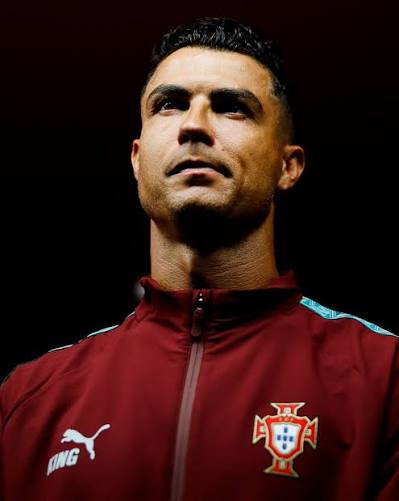
#> input picture Practical_3/img1.jpg, 399 x 501 px
$ python Third5.py
#> lines starting #> are read from the running program, lines starting #| are printed output that depends on the picture
import numpy as np

import cv2 as cv
img = cv.imread('img1.jpg', 0)
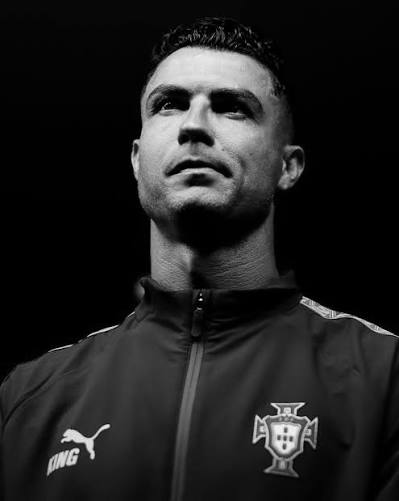
#> img: shape (501, 399); min 0, max 255, mean 32.8
cropped_img = img[100:300, 100:300]
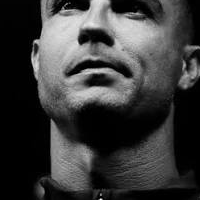
#> cropped_img: shape (200, 200); min 0, max 255, mean 58.4
cv.imshow("CS25D010", cropped_img)
cv.waitKey(0)
cv.destroyAllWindows()

$ run again, with Practical_3/img2.jpg copied over Practical_3/img1.jpg
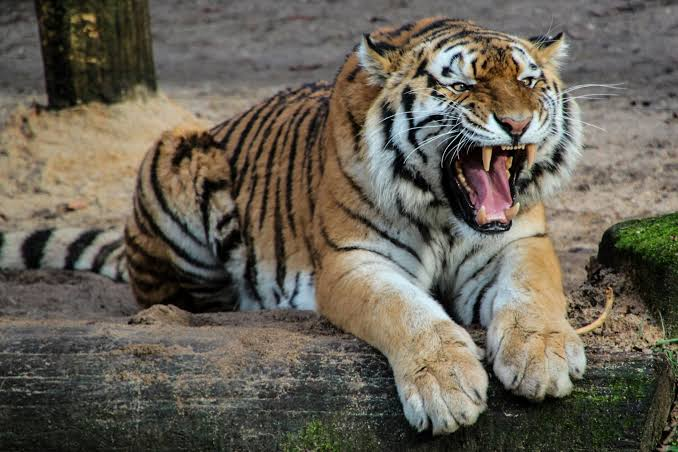
#> input picture Practical_3/img2.jpg, 678 x 452 px
#> `img = cv.imread('img1.jpg', 0)`:
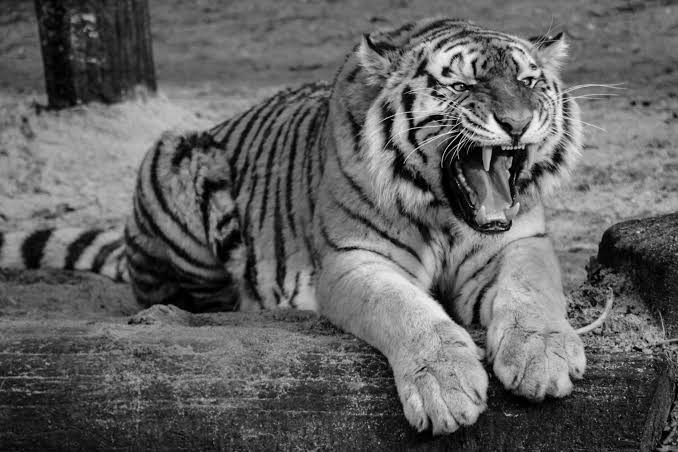
#> img: shape (452, 678); min 0, max 250, mean 97.7
#> `cropped_img = img[100:300, 100:300]`:
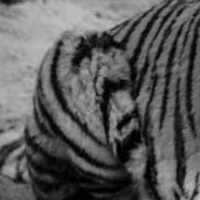
#> cropped_img: shape (200, 200); min 0, max 193, mean 90.9
